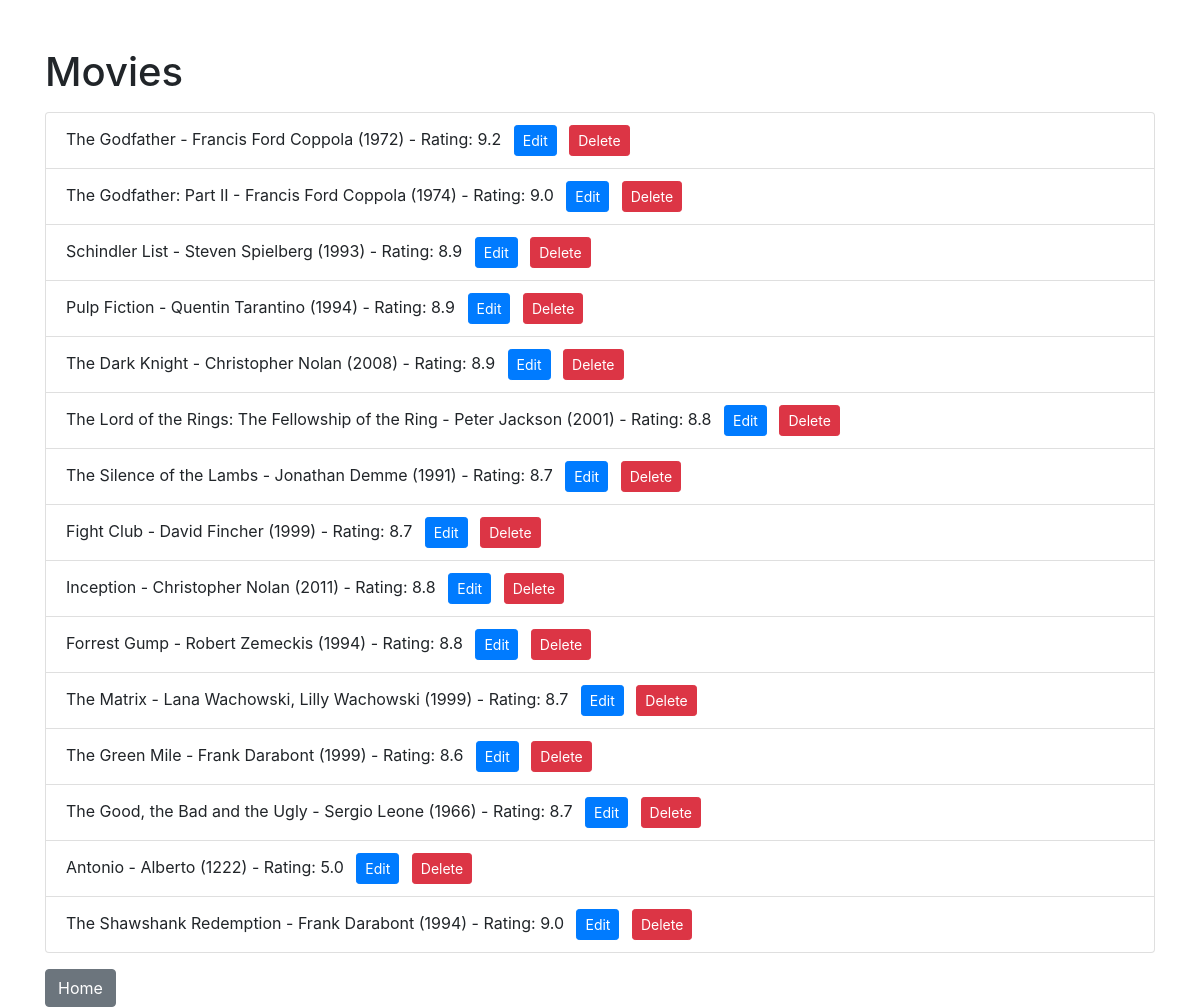
Before: /users/1 with the older database file.
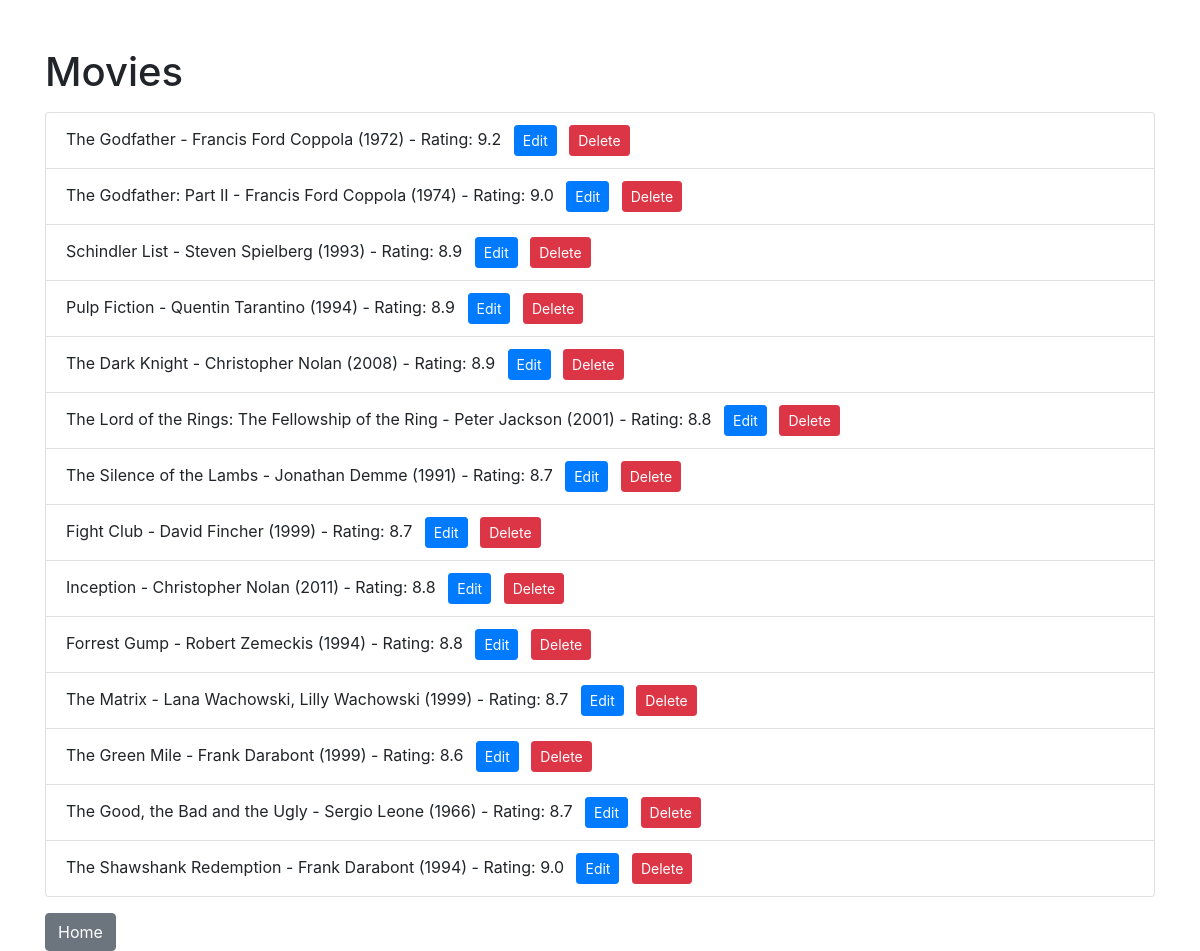
After: the same page with the newer database file.
### models.py (models this page shows)
class Movie(db.Model):
    movie_id = db.Column(db.Integer, primary_key=True)
    name = db.Column(db.String(120), nullable=False)
    director = db.Column(db.String(120), nullable=False)
    year = db.Column(db.Integer, nullable=False)
    rating = db.Column(db.Float, nullable=False)
    user_id = db.Column(db.Integer, db.ForeignKey('user.user_id'), nullable=False)

### app.py (the view)
@app.route('/users/<int:user_id>')
def user_movies(user_id):
    user = data_manager.get_user_by_id(user_id)
    if not user:
        logging.error(f"User not found: {user_id}")
        return "User not found", 404
    movies = data_manager.get_user_movies(user_id)
    return render_template('movies.html', movies=movies, user_id=user_id)

### datamanager/sqlite_data_manager.py (called while the page is built)
    def get_user_movies(self, user_id):
        try:
            return Movie.query.filter_by(user_id=user_id).all()
        except SQLAlchemyError as e:
            print(f"Database error: {str(e)}")
            return []

    def get_user_by_id(self, user_id):
        try:
            return User.query.get(user_id)
        except SQLAlchemyError as e:
            print(f"Database error: {str(e)}")
            return None

### templates/movies.html (shortened to what this page needs)
<!DOCTYPE html>
<html>
<head>
    <link rel="stylesheet" href="https://stackpath.bootstrapcdn.com/bootstrap/4.5.2/css/bootstrap.min.css">
</head>
<body>
    <div class="container">
        <h1 class="mt-5">Movies</h1>
        <ul class="list-group mt-3">
            {% for movie in movies %}
                <li class="list-group-item">{{ movie.name }} - {{ movie.director }} ({{ movie.year }}) - Rating: {{ movie.rating }}
                    <a href="{{ url_for('update_movie', user_id=user_id, movie_id=movie.movie_id) }}" class="btn btn-primary btn-sm ml-2">Edit</a>
                    <a href="{{ url_for('delete_movie', user_id=user_id, movie_id=movie.movie_id) }}" class="btn btn-danger btn-sm ml-2">Delete</a>
                </li>
            {% endfor %}
        </ul>
        <a href="{{ url_for('home') }}" class="btn btn-secondary mt-3">Home</a>
    </div>
</body>
</html>

Changed rows visible on the page:
removed Movie: name "Antonio", director "Alberto", year "1222", rating "5.0"
